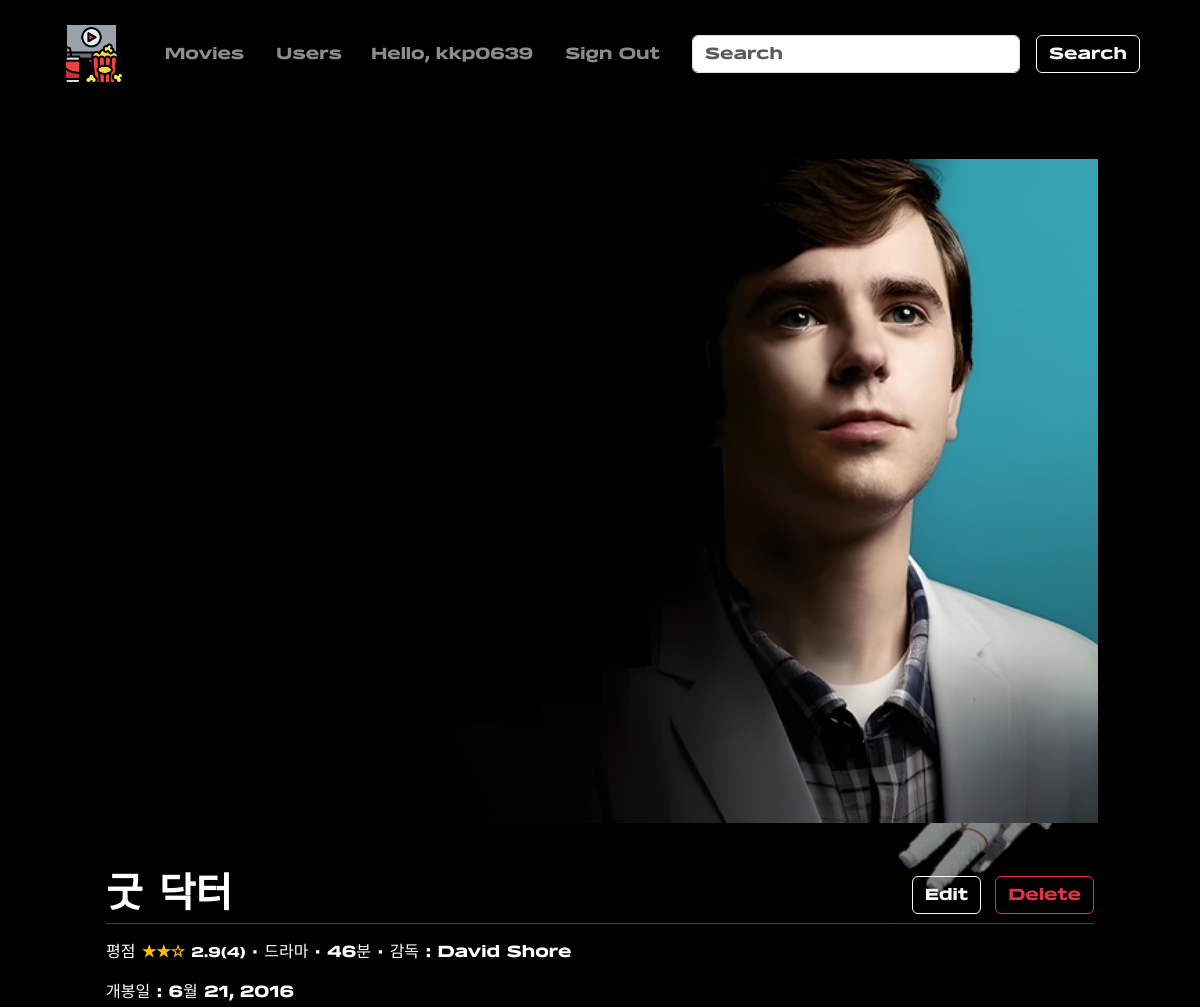
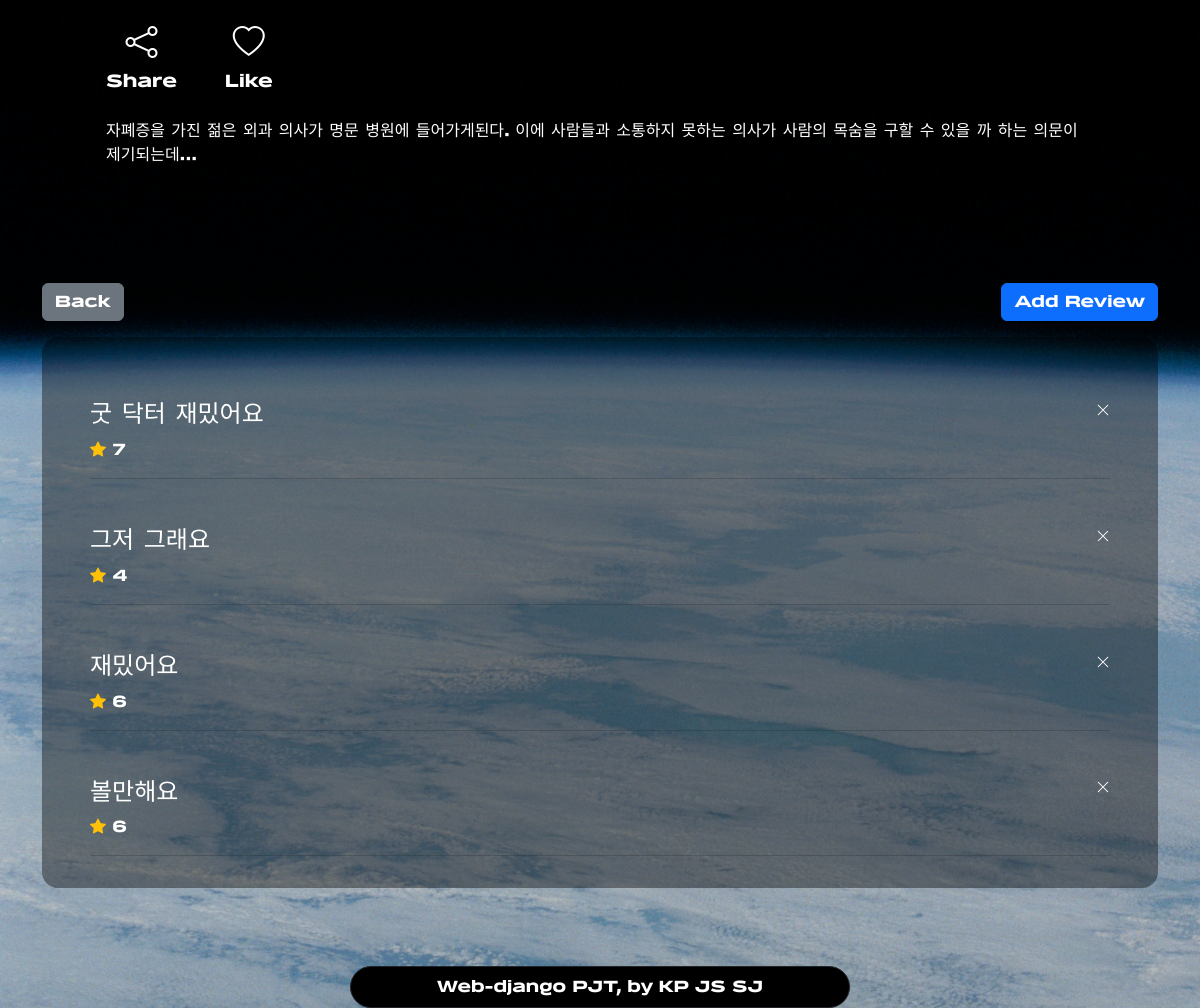
The app's page /movie/1 (signed in) with its own data (2 pictures, top to bottom).
### accounts/models.py (models this page shows)
class User(AbstractUser):
    pass

### articles/models.py (models this page shows)
class Movie(models.Model):
    title = models.CharField(max_length=30)
    summary = models.TextField()
    director = models.CharField(max_length=20)
    runningtime = models.IntegerField(default=50)
    releasedate = models.DateField(null=True)
    genrelist = (
        ("SF", "SF"),
        ("드라마", "드라마"),
        ("액션", "액션"),
        ("모험", "모험"),
        ("판타지", "판타지"),
        ("멜로", "멜로"),
        ("코미디", "코미디"),
        ("느와르", "느와르"),
        ("히어로", "히어로"),
        ("공포", "공포"),
        ("하이틴", "하이틴"),
    )
    jenre = MultiSelectField(
        choices=genrelist,
        min_choices=1,
        max_choices=3,
    )
    image = ProcessedImageField(
        blank=True,
        upload_to="images/",
        processors=[ResizeToFill(720, 480)],
        format="JPEG",
        options={"quality": 100},
    )
    thumbnail = ProcessedImageField(
        upload_to="images/",
        blank=True,
        processors=[ResizeToFill(700, 1000)],
        format="JPEG",
        options={"quality": 80},
    )

class Review(models.Model):
    title = models.CharField(max_length=30)
    content = models.TextField()
    movie = models.ForeignKey(Movie, on_delete=models.CASCADE)
    grade = models.IntegerField(
        validators=[MinValueValidator(1), MaxValueValidator(10)]
    )
    created_at = models.DateTimeField(auto_now_add=True)
    updated_at = models.DateTimeField(auto_now=True)
    user = models.ForeignKey(settings.AUTH_USER_MODEL, on_delete=models.CASCADE)

### articles/views.py (the view)
# urls.py: path("movie/<int:movie_pk>", views.moviedetail, name="moviedetail"), # 영화 상세보기
@login_required
def moviedetail(request, movie_pk):
    reviews = Review.objects.filter(movie=movie_pk)
    movie = Movie.objects.get(pk=movie_pk)
    grade = reviews.aggregate(avg=Avg("grade"))
    cnt = reviews.count()
    avg = "리뷰 없음"
    star = ""
    if grade["avg"]:
        if grade["avg"] > 9.8:
            star = "★★★★★"
        elif grade["avg"] > 8.8:
            star = "★★★★☆"
        elif grade["avg"] > 7.8:
            star = "★★★★"
        elif grade["avg"] > 6.8:
            star = "★★★☆"
        elif grade["avg"] > 5.8:
            star = "★★★"
        elif grade["avg"] > 4.8:
            star = "★★☆"
        elif grade["avg"] > 3.8:
            star = "★★"
        elif grade["avg"] > 2.8:
            star = "★☆"
        elif grade["avg"] > 1.8:
            star = "★"
        elif grade["avg"] > 0.8:
            star = "☆"
        else:
            avg = ""
        avg = round(grade["avg"] / 2, 1)
    context = {
        "movie": movie,
        "reviews": reviews,
        "star": star,
        "avg": avg,
        "cnt": cnt,
    }
    return render(request, "articles/moviedetail.html", context)

### articles/templates/articles/moviedetail.html (shortened to what this page needs)
{% extends 'base.html' %}
{% load static %}
{% load django_bootstrap5 %}
{% block content %}
  <div class="container my-5">
    <div class="review-back py-1 px-5 rounded-4">
      {% if movie.image %}
        <div class="d-flex justify-content-center">
          <img src="{{ movie.image.url }}" class="container">
        </div>
      {% endif %}
      <section class="my-5 d-flex justify-content-center">
        <div class="container mx-1">
          <div class="d-flex justify-content-between align-items-center">
            <h1 class="text-white fw-bolder m-0">{{ movie.title }}</h1>
            <div>
              <a class=" btn btn-outline-light me-2" href="#">Edit</a>
              <a class=" btn btn-outline-danger" href=" {% url 'articles:movie_delete' movie.pk %} ">Delete</a>
            </div>
          </div>
          <hr class=" mt-1 text-white">
          <p class="text-white">
            <span>평점
              <span class="text-warning fw-bold">{{ star }}</span>
              <span class="small">{{ avg }}({{ cnt }})</span>
            </span>
            <span>·</span>
            <span>{{ movie.jenre }}</span>
            <span>·</span>
            <span>{{ movie.runningtime }}분</span>
            <span>·</span>
            <span>감독 :
              {{ movie.director }}</span>
          </p>
          <p class="text-white">
            <span>개봉일 :
              {{ movie.releasedate }}</span>
          </p>
          <div class="d-flex">
            <div class="text-center me-5 my-2">
              <a class="p-0 btn btn-lg border-0 text-white" href="">
                <span class="bi bi-share fs-2"></span>
                <p class="small">Share</p>
              </a>
            </div>
            <div class="text-center me-4 my-2">
              <a class="p-0 btn btn-lg border-0 text-white" href="">
                <span class="bi bi-heart fs-2"></span>
                <p class="small">Like</p>
              </a>
            </div>
          </div>
          <p class="text-white">{{ movie.summary }}</p>
        </div>
      </section>
    </div>
    <div class="d-flex justify-content-between mb-3 mt-5">
      <a class="btn btn-secondary" href="{% url 'articles:index' %}">Back</a>
      <a class="btn btn-primary" href="{% url 'articles:create' movie.pk %}">Add Review</a>
    </div>
    {% if reviews %}
      <div class="review-back py-3 px-5 rounded-4">
        {% for review in reviews %}
          <div class="d-flex justify-content-between mt-5">
            <a class="text-white text-decoration-none" href="{% url 'articles:detail' review.pk %}">
              <h4 class="f">{{ review.title }}
              </h4>
              <span class="text-white fs-6">
                <i class="bi bi-star-fill text-warning"></i>
                {{ review.grade }}
              </span>
            </a>
            <a href="{% url 'articles:delete' review.pk %}" class="text-white small text-decoration-none">
              <i class="bi bi-x-lg"></i>
            </a>
          </div>
          <hr class="fw-bolder">
        {% endfor %}
      </div>
    {% endif %}
  </div>
{% endblock content %}

### templates/base.html (shortened to what this page needs)
{% load static %}
{% load django_bootstrap5 %}
<!DOCTYPE html>
<html lang="en">
  <head>
    {% bootstrap_css %}
    <link rel="stylesheet" href="https://cdn.jsdelivr.net/npm/bootstrap-icons@1.9.1/font/bootstrap-icons.css">
    <link rel="stylesheet" href="{% static 'css/style.css' %}" type="text/css">
  </head>
  <body class="background-img">
    <nav class="navbar navbar-expand-lg navbar-dark bg-black py-3">
      <div class="container-fluid w-100">
        <a class="navbar-brand ms-5" href="{% url 'articles:index' %}">
          <img class="" src="{% static 'images/logo.png' %}" alt="logo" height="65">
        </a>
        <div class="collapse navbar-collapse" id="navbarSupportedContent">
          <ul class="navbar-nav me-auto mb-2 mb-lg-0">
            <li class="nav-item mx-3">
              <a class="nav-link" href="{% url 'articles:index' %}">Movies</a>
            </li>
            <li class="nav-item">
              <a class="nav-link" href="{% url 'accounts:userlist' %}">Users</a>
            </li>
          </ul>
          {% if user.is_authenticated %}
            <ul class="navbar-nav">
              <li class="nav-item mx-2">
                <a class="nav-link" href="{% url 'accounts:profile' user.pk %}">Hello,
                  {{ request.user.username }}</a>
              </li>
              <a class="nav-link mx-2" href="{% url 'accounts:logout' %}">Sign Out</a>
            </ul>
          {% endif %}
          <form class="d-flex me-5" role="search">
            <input class="form-control mx-3" type="search" placeholder="Search" aria-label="Search">
            <button class="btn btn-outline-light" type="submit">Search</button>
          </form>
        </div>
      </div>
    </nav>
    {% block content %}{% endblock %}
    <footer class="text-center">
      <div class="position-fixed bottom-0 w-100 d-flex justify-content-center">
        <div class="bg-black py-2 col-5 rounded-5 border border-dark">
          <p class="text-white m-0">Web-django PJT, by KP JS SJ</p>
        </div>
      </div>
      <div class="m-5">
        <br>
      </div>
    </footer>
  </body>
</html>

### static/css/style.css (style rules this page uses)
body { width: 100vw; height: auto; font-family: "belgro"; background-image: url("../images/universe.jpg"); background-repeat: no-epeat; background-size: cover; }
.review-back { background-color: rgba(0, 0, 0, 0.396); }

### records on screen
User: user.username "kkp0639"
Movie: image (picture), title "굿 닥터", jenre "드라마", runningtime "46", director "David Shore", releasedate "6월 21, 2016", summary "자폐증을 가진 젊은 외과 의사가 명문 병원에 들어가게된다. 이에 사람들과 소통하지 못하는 의사가 사람의 목숨을 구할 수 있을 까 하는 의문이 제기되는데..."
Review: title "굿 닥터 재밌어요", grade "7"
Review: title "그저 그래요", grade "4"
Review: title "재밌어요", grade "6"
Review: title "볼만해요", grade "6"

### other values on screen
{{ star }} "★★☆"
{{ avg }} "2.9"
{{ cnt }} "4"
